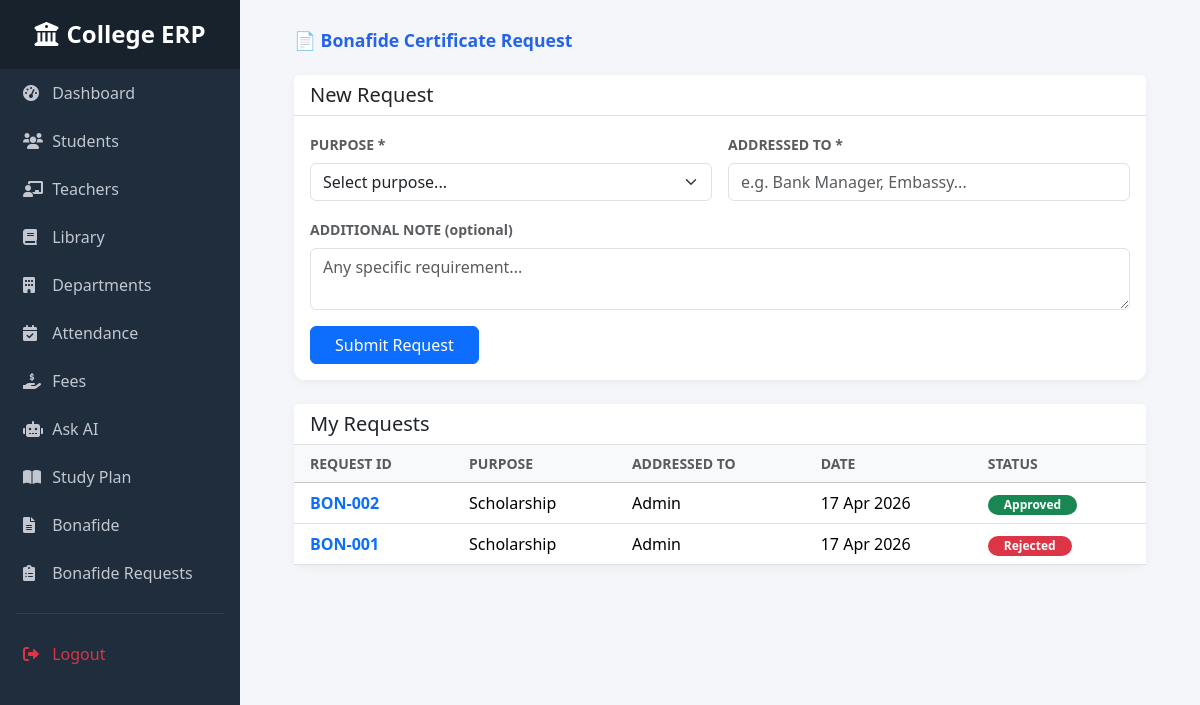
Page /bonafide/ (signed in) on the committed database.
### bonafide/models.py (models this page shows, shortened)
class BonafideRequest(models.Model):
    STATUS_CHOICES = [
        ('pending', 'Pending'),
        ('approved', 'Approved'),
        ('rejected', 'Rejected'),
    ]
    PURPOSE_CHOICES = [
        ('bank', 'Bank Account Opening'),
        ('visa', 'Visa Application'),
        ('scholarship', 'Scholarship'),
        ('internship', 'Internship'),
        ('other', 'Other'),
    ]
    student = models.ForeignKey(
        settings.AUTH_USER_MODEL,
        on_delete=models.CASCADE,
        related_name='bonafide_requests'
    )
    purpose = models.CharField(max_length=50, choices=PURPOSE_CHOICES)
    addressed_to = models.CharField(max_length=200)
    note = models.TextField(blank=True)
    status = models.CharField(max_length=20, choices=STATUS_CHOICES, default='pending')
    created_at = models.DateTimeField(auto_now_add=True)
    updated_at = models.DateTimeField(auto_now=True)
    class Meta:
        ordering = ['-created_at']

### bonafide/views.py (the view, shortened to what this page needs)
# urls.py: path('', views.bonafide_index, name='index'),
@login_required
def bonafide_index(request):
    requests_list = BonafideRequest.objects.filter(student=request.user)
    context = {
        'requests_list': requests_list,
        'purpose_choices': BonafideRequest.PURPOSE_CHOICES,
    }
    return render(request, 'bonafide/bonafide.html', context)

### college_erp/templates/bonafide/bonafide.html (shortened to what this page needs)
{% extends 'base.html' %}
{% block content %}
<div class="container-fluid px-4">
  <h2 style="color:#2563eb; font-size:1.1rem; font-weight:600; margin-bottom:1.5rem;">
    📄 Bonafide Certificate Request
  </h2>
  <div class="card mb-4">
    <div class="card-header bg-white border-bottom">
      <h5 class="mb-0">New Request</h5>
    </div>
    <div class="card-body">
      <form method="POST">
        <div class="row g-3">
          <div class="col-md-6">
            <label class="form-label text-muted small fw-semibold">PURPOSE *</label>
            <select class="form-select" name="purpose" required>
              <option value="">Select purpose...</option>
            </select>
          </div>
          <div class="col-md-6">
            <label class="form-label text-muted small fw-semibold">ADDRESSED TO *</label>
            <input type="text" class="form-control" name="addressed_to"
              placeholder="e.g. Bank Manager, Embassy..." required>
          </div>
          <div class="col-12">
            <label class="form-label text-muted small fw-semibold">ADDITIONAL NOTE (optional)</label>
            <textarea class="form-control" name="note" rows="2"
              placeholder="Any specific requirement..."></textarea>
          </div>
          <div class="col-12">
            <button type="submit" class="btn btn-primary px-4">Submit Request</button>
          </div>
        </div>
      </form>
    </div>
  </div>
  <div class="card">
    <div class="card-header bg-white border-bottom">
      <h5 class="mb-0">My Requests</h5>
    </div>
    <div class="card-body p-0">
      <table class="table table-hover mb-0">
        <thead class="table-light">
          <tr>
            <th class="ps-3 text-muted small fw-semibold">REQUEST ID</th>
            <th class="text-muted small fw-semibold">PURPOSE</th>
            <th class="text-muted small fw-semibold">ADDRESSED TO</th>
            <th class="text-muted small fw-semibold">DATE</th>
            <th class="text-muted small fw-semibold">STATUS</th>
          </tr>
        </thead>
        <tbody>
          {% for req in requests_list %}
          <tr>
            <td class="ps-3 fw-semibold text-primary">BON-{{ req.id|stringformat:"03d" }}</td>
            <td>{{ req.get_purpose_display }}</td>
            <td>{{ req.addressed_to }}</td>
            <td>{{ req.created_at|date:"d M Y" }}</td>
            <td>
              <span class="badge rounded-pill px-3 py-1
                {% if req.status == 'approved' %}bg-success
                {% elif req.status == 'pending' %}bg-warning text-dark
                {% else %}bg-danger{% endif %}">
                {{ req.get_status_display }}
              </span>
            </td>
          </tr>
          {% empty %}
          <tr>
            <td colspan="5" class="text-center text-muted py-4">
              Koi request nahi hai abhi tak.
            </td>
          </tr>
          {% endfor %}
        </tbody>
      </table>
    </div>
  </div>
</div>
{% endblock %}

### college_erp/templates/base.html (style rules this page uses)
body { background: #f4f6f9; margin: 0; }
.card { border: none; border-radius: 10px; box-shadow: 0px 2px 10px rgba(0,0,0,0.05); }

### rows in the picture
BonafideRequest: id "002", purpose "Scholarship", addressed_to "Admin", created_at "17 Apr 2026", status "Approved"
BonafideRequest: id "001", purpose "Scholarship", addressed_to "Admin", created_at "17 Apr 2026", status "Rejected"
